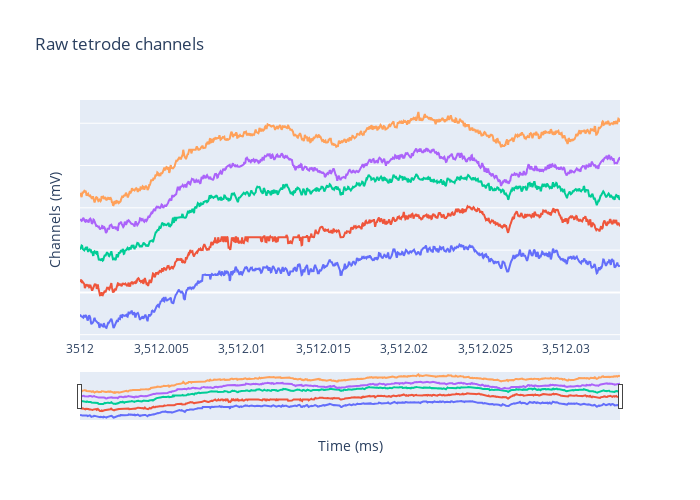

Notebook code for this chart:
### Markdown cell above
**Plot raw tetrode signal from the first five channels** <br>
*Plots the first 5 channels of the raw tetrode signal*

### Code cell
vs.plot_raw_tetrode(dataset.tetrode_timestamps[start_point:end_point],
                    dataset.raw_signal[start_point:end_point,:],
                    is_save=is_save_images,
                    load_code=load_code, 
                    save_path = '{0}tetrode_raw.svg'.format(image_save_dir))

### Figure 1 — Plotly figure (JSON) as saved in the notebook; plotly's stock layout.template omitted (floating-point values rounded to 4 significant figures; data arrays with more than 128 entries replaced by an {"elided": "..."} marker saying what was removed)
{"data": [{"showlegend": false, "type": "scatter", "x": {"elided": "1000 float values"}, "y": {"elided": "1000 int values"}}, {"showlegend": false, "type": "scatter", "x": {"elided": "1000 float values"}, "y": {"elided": "1000 int values"}}, {"showlegend": false, "type": "scatter", "x": {"elided": "1000 float values"}, "y": {"elided": "1000 int values"}}, {"showlegend": false, "type": "scatter", "x": {"elided": "1000 float values"}, "y": {"elided": "1000 int values"}}, {"showlegend": false, "type": "scatter", "x": {"elided": "1000 float values"}, "y": {"elided": "1000 int values"}}], "layout": {"height": 500, "title": {"text": "Raw tetrode channels"}, "width": 700, "xaxis": {"rangeslider": {"visible": true}, "showgrid": false, "title": {"text": "Time (ms)"}}, "yaxis": {"showticklabels": false, "title": {"text": "Channels (mV)"}}}}
